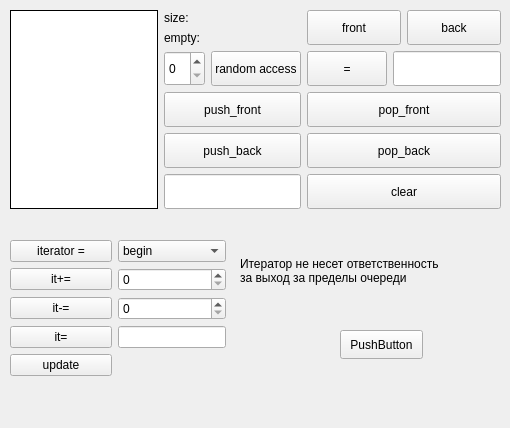
<?xml version="1.0" encoding="UTF-8"?>
<ui version="4.0">
 <class>MainWindow</class>
 <widget class="QMainWindow" name="MainWindow">
  <property name="geometry">
   <rect>
    <x>0</x>
    <y>0</y>
    <width>510</width>
    <height>428</height>
   </rect>
  </property>
  <property name="windowTitle">
   <string>MainWindow</string>
  </property>
  <widget class="QWidget" name="centralwidget">
   <widget class="QWidget" name="horizontalLayoutWidget_2">
    <property name="geometry">
     <rect>
      <x>10</x>
      <y>10</y>
      <width>491</width>
      <height>199</height>
     </rect>
    </property>
    <layout class="QHBoxLayout" name="horizontalLayout_3">
     <item>
      <widget class="QListWidget" name="listWidget">
       <property name="sizePolicy">
        <sizepolicy hsizetype="Expanding" vsizetype="Expanding">
         <horstretch>0</horstretch>
         <verstretch>0</verstretch>
        </sizepolicy>
       </property>
       <property name="frameShape">
        <enum>QFrame::Box</enum>
       </property>
       <property name="frameShadow">
        <enum>QFrame::Plain</enum>
       </property>
       <property name="lineWidth">
        <number>1</number>
       </property>
       <property name="midLineWidth">
        <number>1</number>
       </property>
      </widget>
     </item>
     <item>
      <layout class="QGridLayout" name="gridLayout">
       <item row="2" column="0">
        <widget class="QPushButton" name="push_front_Button">
         <property name="sizePolicy">
          <sizepolicy hsizetype="MinimumExpanding" vsizetype="Expanding">
           <horstretch>0</horstretch>
           <verstretch>0</verstretch>
          </sizepolicy>
         </property>
         <property name="text">
          <string>push_front</string>
         </property>
        </widget>
       </item>
       <item row="4" column="0">
        <widget class="QLineEdit" name="lineEdit">
         <property name="sizePolicy">
          <sizepolicy hsizetype="MinimumExpanding" vsizetype="Expanding">
           <horstretch>0</horstretch>
           <verstretch>0</verstretch>
          </sizepolicy>
         </property>
         <property name="maxLength">
          <number>30</number>
         </property>
        </widget>
       </item>
       <item row="2" column="1">
        <widget class="QPushButton" name="pop_front_Button">
         <property name="sizePolicy">
          <sizepolicy hsizetype="MinimumExpanding" vsizetype="Expanding">
           <horstretch>0</horstretch>
           <verstretch>0</verstretch>
          </sizepolicy>
         </property>
         <property name="text">
          <string>pop_front</string>
         </property>
        </widget>
       </item>
       <item row="1" column="0">
        <layout class="QHBoxLayout" name="horizontalLayout_2">
         <item>
          <widget class="QSpinBox" name="spinBox">
           <property name="sizePolicy">
            <sizepolicy hsizetype="MinimumExpanding" vsizetype="Expanding">
             <horstretch>0</horstretch>
             <verstretch>0</verstretch>
            </sizepolicy>
           </property>
          </widget>
         </item>
         <item>
          <widget class="QPushButton" name="random_Button">
           <property name="sizePolicy">
            <sizepolicy hsizetype="MinimumExpanding" vsizetype="Expanding">
             <horstretch>0</horstretch>
             <verstretch>0</verstretch>
            </sizepolicy>
           </property>
           <property name="text">
            <string>random access</string>
           </property>
          </widget>
         </item>
        </layout>
       </item>
       <item row="4" column="1">
        <widget class="QPushButton" name="clear_Button">
         <property name="sizePolicy">
          <sizepolicy hsizetype="MinimumExpanding" vsizetype="Expanding">
           <horstretch>0</horstretch>
           <verstretch>0</verstretch>
          </sizepolicy>
         </property>
         <property name="text">
          <string>clear</string>
         </property>
        </widget>
       </item>
       <item row="3" column="1">
        <widget class="QPushButton" name="pop_back_Button">
         <property name="sizePolicy">
          <sizepolicy hsizetype="MinimumExpanding" vsizetype="Expanding">
           <horstretch>0</horstretch>
           <verstretch>0</verstretch>
          </sizepolicy>
         </property>
         <property name="text">
          <string>pop_back</string>
         </property>
        </widget>
       </item>
       <item row="0" column="1">
        <layout class="QHBoxLayout" name="horizontalLayout">
         <item>
          <widget class="QPushButton" name="frontButton">
           <property name="sizePolicy">
            <sizepolicy hsizetype="MinimumExpanding" vsizetype="Expanding">
             <horstretch>0</horstretch>
             <verstretch>0</verstretch>
            </sizepolicy>
           </property>
           <property name="text">
            <string>front</string>
           </property>
          </widget>
         </item>
         <item>
          <widget class="QPushButton" name="backButton">
           <property name="sizePolicy">
            <sizepolicy hsizetype="MinimumExpanding" vsizetype="Expanding">
             <horstretch>0</horstretch>
             <verstretch>0</verstretch>
            </sizepolicy>
           </property>
           <property name="text">
            <string>back</string>
           </property>
          </widget>
         </item>
        </layout>
       </item>
       <item row="3" column="0">
        <widget class="QPushButton" name="push_back_Button">
         <property name="sizePolicy">
          <sizepolicy hsizetype="MinimumExpanding" vsizetype="Expanding">
           <horstretch>0</horstretch>
           <verstretch>0</verstretch>
          </sizepolicy>
         </property>
         <property name="text">
          <string>push_back</string>
         </property>
        </widget>
       </item>
       <item row="0" column="0">
        <layout class="QGridLayout" name="gridLayout_2">
         <item row="0" column="0">
          <widget class="QLabel" name="label">
           <property name="text">
            <string>size:</string>
           </property>
          </widget>
         </item>
         <item row="0" column="1">
          <widget class="QLabel" name="label_size">
           <property name="text">
            <string/>
           </property>
          </widget>
         </item>
         <item row="1" column="0">
          <widget class="QLabel" name="label_2">
           <property name="text">
            <string>empty:</string>
           </property>
          </widget>
         </item>
         <item row="1" column="1">
          <widget class="QLabel" name="label_empty">
           <property name="text">
            <string/>
           </property>
          </widget>
         </item>
        </layout>
       </item>
       <item row="1" column="1">
        <layout class="QHBoxLayout" name="horizontalLayout_4">
         <item>
          <widget class="QPushButton" name="equalButton">
           <property name="sizePolicy">
            <sizepolicy hsizetype="Minimum" vsizetype="Minimum">
             <horstretch>0</horstretch>
             <verstretch>0</verstretch>
            </sizepolicy>
           </property>
           <property name="text">
            <string>=</string>
           </property>
          </widget>
         </item>
         <item>
          <widget class="QLineEdit" name="randomLine">
           <property name="sizePolicy">
            <sizepolicy hsizetype="Minimum" vsizetype="Minimum">
             <horstretch>0</horstretch>
             <verstretch>0</verstretch>
            </sizepolicy>
           </property>
           <property name="readOnly">
            <bool>false</bool>
           </property>
          </widget>
         </item>
        </layout>
       </item>
      </layout>
     </item>
    </layout>
   </widget>
   <widget class="QWidget" name="verticalLayoutWidget">
    <property name="geometry">
     <rect>
      <x>10</x>
      <y>220</y>
      <width>216</width>
      <height>177</height>
     </rect>
    </property>
    <layout class="QVBoxLayout" name="verticalLayout">
     <item>
      <layout class="QGridLayout" name="gridLayout_3">
       <item row="1" column="1">
        <widget class="QSpinBox" name="it_plus_equal">
         <property name="maximum">
          <number>1000</number>
         </property>
        </widget>
       </item>
       <item row="2" column="0">
        <widget class="QPushButton" name="minus_equal_Button">
         <property name="text">
          <string>it-=</string>
         </property>
        </widget>
       </item>
       <item row="3" column="1">
        <widget class="QLineEdit" name="iteratorEdit">
         <property name="sizePolicy">
          <sizepolicy hsizetype="Minimum" vsizetype="Minimum">
           <horstretch>0</horstretch>
           <verstretch>0</verstretch>
          </sizepolicy>
         </property>
         <property name="maxLength">
          <number>30</number>
         </property>
        </widget>
       </item>
       <item row="0" column="0">
        <widget class="QPushButton" name="pushButton">
         <property name="text">
          <string>iterator =</string>
         </property>
        </widget>
       </item>
       <item row="3" column="0">
        <widget class="QPushButton" name="iteratorEdit_Button">
         <property name="text">
          <string>it=</string>
         </property>
        </widget>
       </item>
       <item row="1" column="0">
        <widget class="QPushButton" name="plus_equal_Button">
         <property name="text">
          <string>it+=</string>
         </property>
        </widget>
       </item>
       <item row="0" column="1">
        <widget class="QComboBox" name="comboBox">
         <item>
          <property name="text">
           <string>begin</string>
          </property>
         </item>
         <item>
          <property name="text">
           <string>end</string>
          </property>
         </item>
        </widget>
       </item>
       <item row="2" column="1">
        <widget class="QSpinBox" name="it_minus_equal">
         <property name="maximum">
          <number>1000</number>
         </property>
        </widget>
       </item>
       <item row="4" column="0">
        <widget class="QPushButton" name="updateButton">
         <property name="text">
          <string>update</string>
         </property>
        </widget>
       </item>
      </layout>
     </item>
    </layout>
   </widget>
   <widget class="QLabel" name="label_6">
    <property name="geometry">
     <rect>
      <x>240</x>
      <y>240</y>
      <width>271</width>
      <height>61</height>
     </rect>
    </property>
    <property name="text">
     <string>Итератор не несет ответственность
за выход за пределы очереди</string>
    </property>
   </widget>
   <widget class="QPushButton" name="pushButton_2">
    <property name="geometry">
     <rect>
      <x>340</x>
      <y>330</y>
      <width>83</width>
      <height>29</height>
     </rect>
    </property>
    <property name="text">
     <string>PushButton</string>
    </property>
   </widget>
  </widget>
  <widget class="QMenuBar" name="menubar">
   <property name="geometry">
    <rect>
     <x>0</x>
     <y>0</y>
     <width>510</width>
     <height>25</height>
    </rect>
   </property>
  </widget>
 </widget>
 <resources/>
 <connections/>
</ui>
